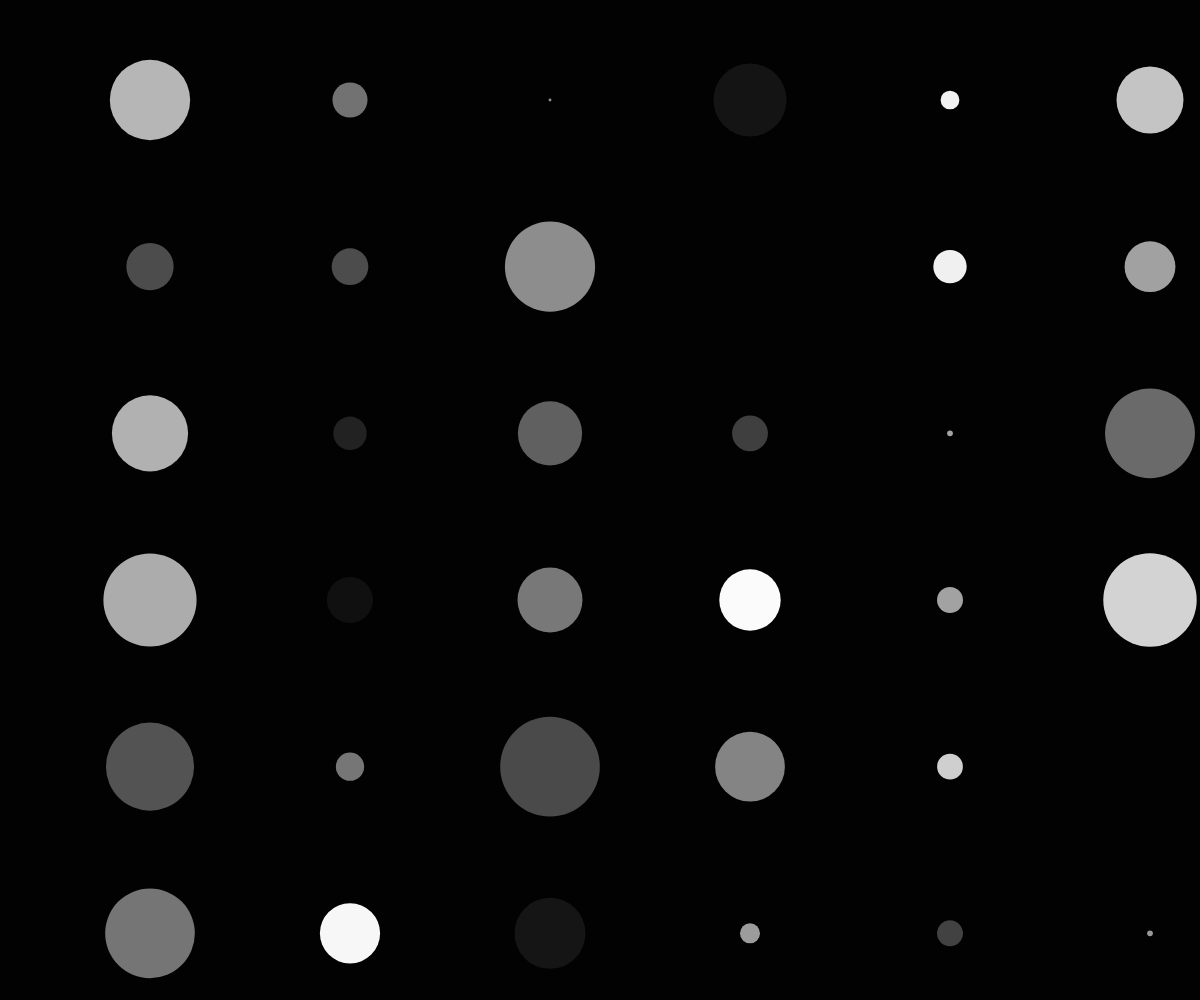
Frame 1 (no input)
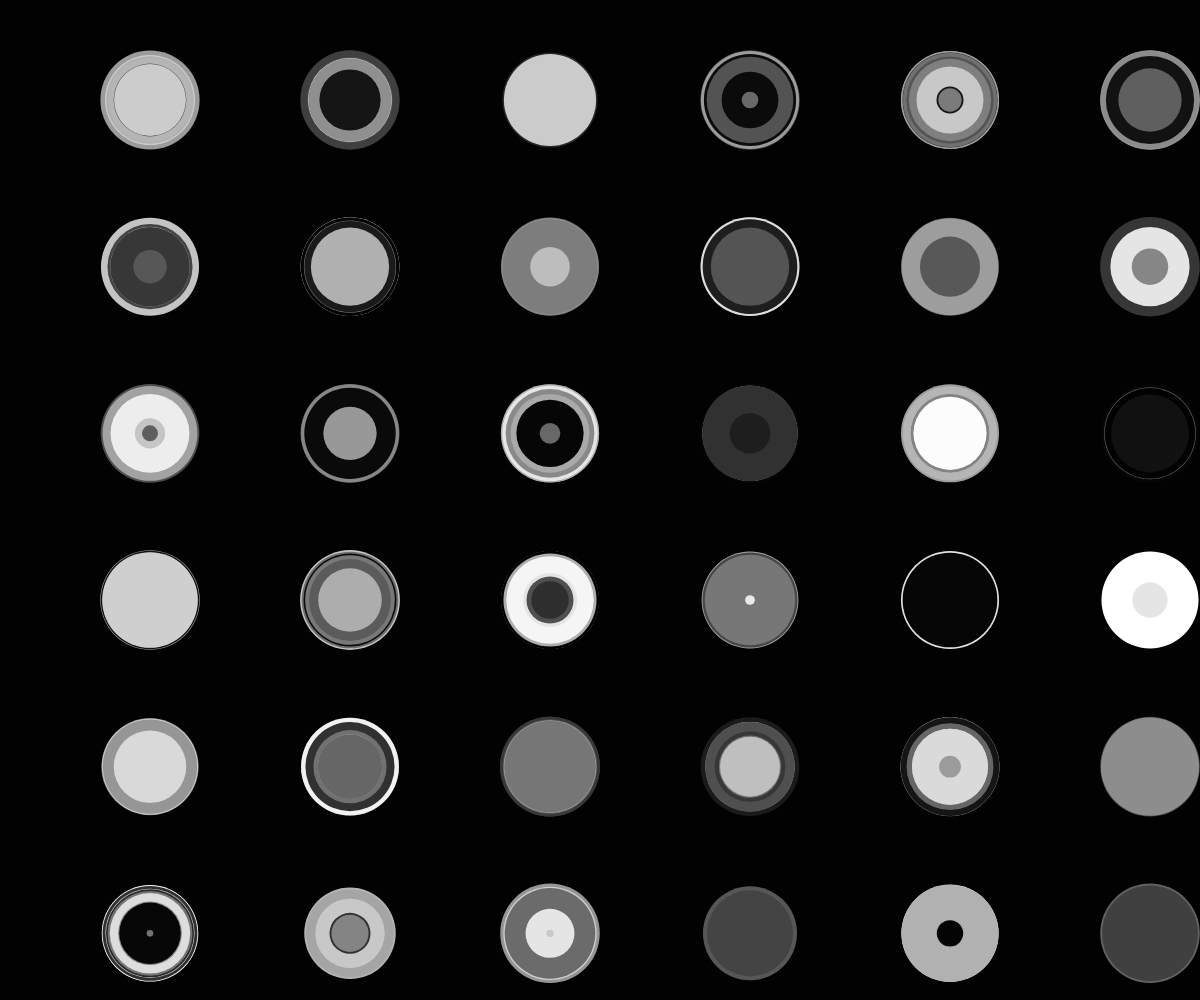
Frame 60 (no input)
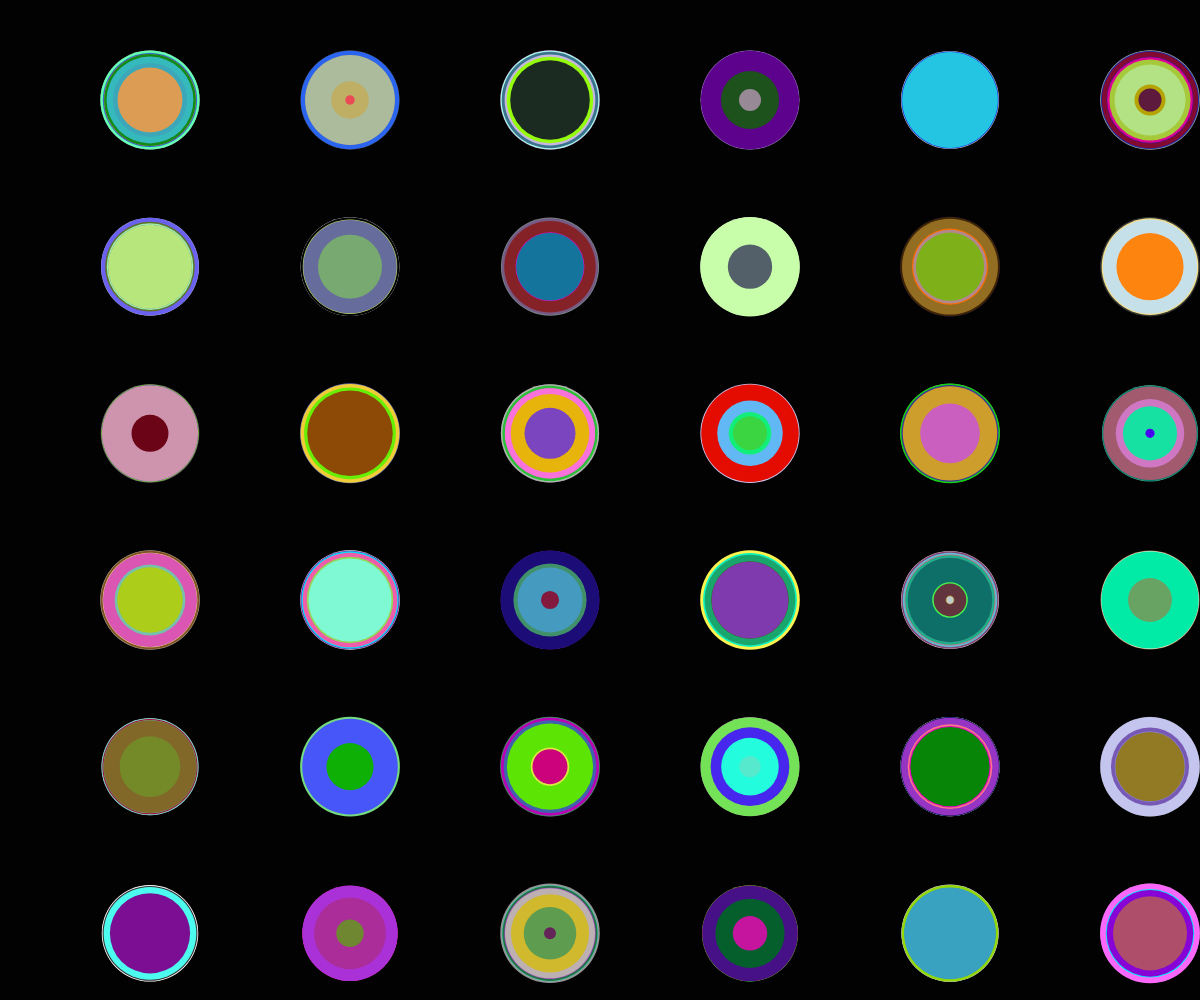
Frame 120 (the mouse pressed at the canvas centre since frame 60)

The p5.js sketch that drew these frames (run headless with seeded random() and noise() and a simulated clock; from frame 60 on, the mouse is pressed at the canvas centre):

// p5.js sketch
// ── sketch.js


function setup() {
createCanvas(windowWidth,windowHeight);
background(2);
frameRate(30);

}

function draw() {

noStroke();
// changing the origin point of the circles and squres to the middle of the shape
ellipseMode(CENTER);
rectMode(CENTER);

// Creating random size circles every 1/6 of the width starting from (150,100) on a Grayscale, if mouseIsPressed create color circles bettwen (0-255)
//
for( let i = 150; i < width; i = i + width/6){
  for( let j = 100; j < height; j = j + height/6){
    let color = random(0,255);
    let rcolor = random(0,255);
    let gcolor = random(0,255);
    let bcolor = random(0,255);
    let z = random(0,100);
    // Left click funtion for changing colors.
    if(mouseIsPressed & mouseButton === LEFT){
      fill(rcolor,gcolor,bcolor);
    }
    else{
      fill(color);
    }
    ellipse(i,j, z, z);
}
}
// Press UP_Arrow for create new circles every 1/3 of the width starting from (351,180);
for( let i = 315; i < width; i = i + width/3){
  for ( let j = 180; j < height; j = j + height/3){
    let rcolor = random(0,255);
    let gcolor = random(0,255);
    let bcolor = random(0,255);
    let z = random(0,50);

    if(keyIsPressed & keyCode == UP_ARROW){
      ellipse(i,j,z,z);
    }
  }
}
// Press DOWN_Arrow for create new circles every 1/3 of the width starting from (630,335)
for( let i = 630; i < width; i = i + width/3){
  for ( let j = 335; j < height; j = j + height/3){
    let rcolor = random(0,255);
    let gcolor = random(0,255);
    let bcolor = random(0,255);
    let z = random(0,50);

    if(keyIsPressed & keyCode == DOWN_ARROW){
      ellipse(i,j,z,z);
    }
  }
}
// Press RIGHT_Arrow for create new squares every 1/3 of the width starting from (630,180)
for( let i = 630; i < width; i = i + width/3){
  for ( let j = 180; j < height; j = j + height/3){
    let rcolor = random(0,255);
    let gcolor = random(0,255);
    let bcolor = random(0,255);
    let z = random(0,50);

    if(keyIsPressed & keyCode == RIGHT_ARROW){
      rect(i,j,z,z);
    }
  }
}
// Press LEFT_Arrow for create new squares every 1/3 of the width starting from (315,335)
for( let i = 315; i < width; i = i + width/3){
  for ( let j = 335; j < height; j = j + height/3){
    let rcolor = random(0,255);
    let gcolor = random(0,255);
    let bcolor = random(0,255);
    let z = random(0,50);

    if(keyIsPressed & keyCode == LEFT_ARROW){
      rect(i,j,z,z);
    }
  }
}


}
